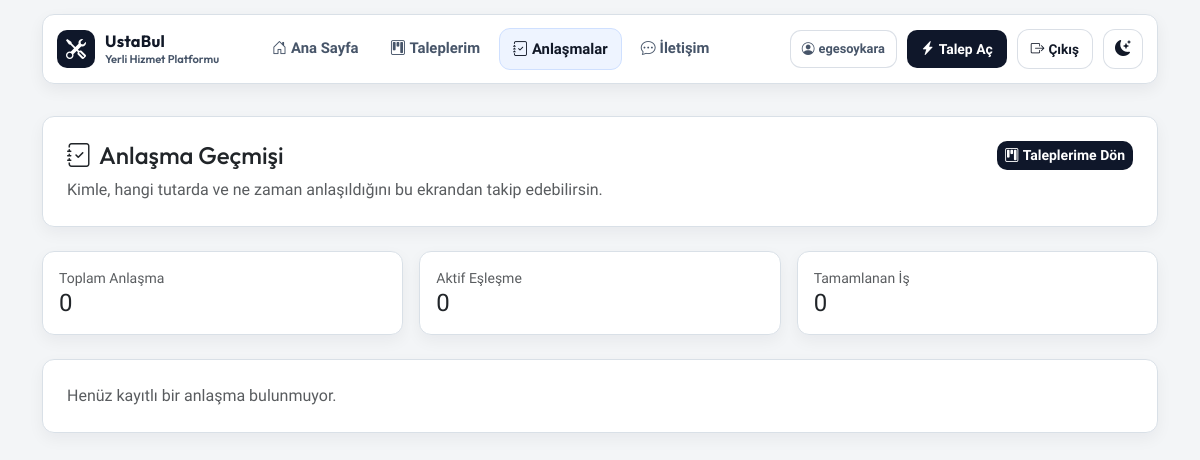
The page /anlasmalar/ (signed in) on the database as committed earlier.
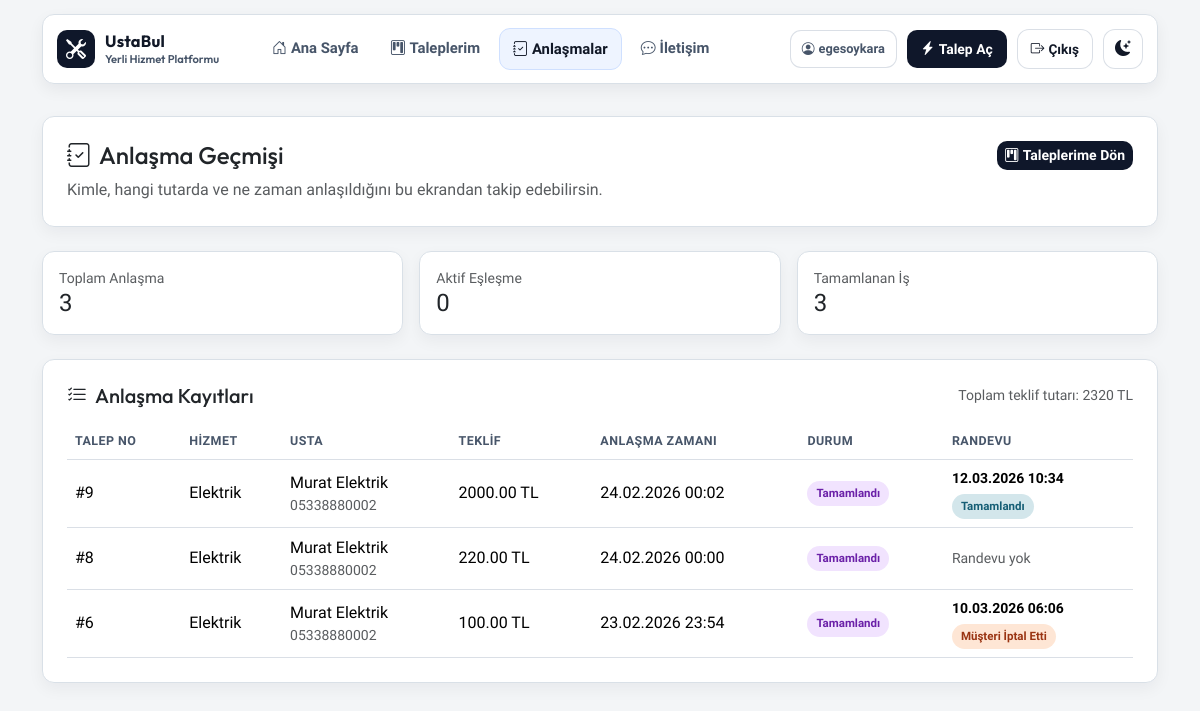
The same page on the database as committed later.
### Myapp/models.py (models this page shows, shortened)
class ServiceRequest(models.Model):
    STATUS_CHOICES = (
        ("new", "Yeni"),
        ("pending_provider", "Usta Onayı Bekleniyor"),
        ("pending_customer", "Müşteri Seçimi Bekleniyor"),
        ("matched", "Eşleştirildi"),
        ("completed", "Tamamlandı"),
        ("cancelled", "İptal Edildi"),
    )
    customer_name = models.CharField(max_length=120)
    customer_phone = models.CharField(max_length=20)
    city = models.CharField(max_length=80)
    district = models.CharField(max_length=80)
    service_type = models.ForeignKey(ServiceType, on_delete=models.PROTECT, related_name="requests")
    details = models.TextField()
    matched_provider = models.ForeignKey(
        Provider,
        on_delete=models.SET_NULL,
        null=True,
        blank=True,
        related_name="service_requests",
    )
    matched_offer = models.ForeignKey(
        "ProviderOffer",
        on_delete=models.SET_NULL,
        null=True,
        blank=True,
        related_name="matched_requests",
    )
    matched_at = models.DateTimeField(null=True, blank=True)
    customer = models.ForeignKey(
        User,
        on_delete=models.SET_NULL,
        null=True,
        blank=True,
        related_name="service_requests",
    )
    status = models.CharField(max_length=20, choices=STATUS_CHOICES, default="new")
    created_at = models.DateTimeField(auto_now_add=True)
    class Meta:
        ordering = ["-created_at"]

class ServiceType(models.Model):
    name = models.CharField(max_length=80, unique=True)
    slug = models.SlugField(unique=True)
    class Meta:
        ordering = ["name"]

class Provider(models.Model):
    user = models.OneToOneField(
        User,
        on_delete=models.SET_NULL,
        null=True,
        blank=True,
        related_name="provider_profile",
    )
    full_name = models.CharField(max_length=120)
    service_types = models.ManyToManyField(ServiceType, related_name="providers", blank=True)
    city = models.CharField(max_length=80)
    district = models.CharField(max_length=80)
    phone = models.CharField(max_length=20)
    latitude = models.DecimalField(max_digits=9, decimal_places=6, null=True, blank=True)
    longitude = models.DecimalField(max_digits=9, decimal_places=6, null=True, blank=True)
    rating = models.DecimalField(max_digits=2, decimal_places=1, default=5.0)
    is_available = models.BooleanField(default=True)
    description = models.TextField(blank=True)
    created_at = models.DateTimeField(auto_now_add=True)
    class Meta:
        ordering = ["-is_available", "-rating", "full_name"]

class ProviderOffer(models.Model):
    STATUS_CHOICES = (
        ("pending", "Beklemede"),
        ("accepted", "Kabul"),
        ("rejected", "Red"),
        ("expired", "Süre Doldu"),
        ("failed", "Gönderim Başarısız"),
    )
    service_request = models.ForeignKey(ServiceRequest, on_delete=models.CASCADE, related_name="provider_offers")
    provider = models.ForeignKey(Provider, on_delete=models.CASCADE, related_name="offers")
    token = models.CharField(max_length=24, unique=True)
    sequence = models.PositiveIntegerField(default=1)
    status = models.CharField(max_length=20, choices=STATUS_CHOICES, default="pending")
    quote_amount = models.DecimalField(max_digits=10, decimal_places=2, null=True, blank=True)
    quote_note = models.CharField(max_length=240, blank=True)
    last_delivery_detail = models.CharField(max_length=120, blank=True)
    sent_at = models.DateTimeField(default=timezone.now)
    expires_at = models.DateTimeField(null=True, blank=True)
    reminder_sent_at = models.DateTimeField(null=True, blank=True)
    responded_at = models.DateTimeField(null=True, blank=True)
    created_at = models.DateTimeField(auto_now_add=True)
    class Meta:
        ordering = ["service_request_id", "sequence"]
        unique_together = ("service_request", "provider")

class ServiceAppointment(models.Model):
    STATUS_CHOICES = (
        ("pending", "Usta Onayı Bekleniyor"),
        ("pending_customer", "Müşteri Onayı Bekleniyor"),
        ("confirmed", "Onaylandı"),
        ("rejected", "Reddedildi"),
        ("cancelled", "Müşteri İptal Etti"),
        ("completed", "Tamamlandı"),
    )
    service_request = models.OneToOneField(
        ServiceRequest,
        on_delete=models.CASCADE,
        related_name="appointment",
    )
    customer = models.ForeignKey(
        User,
        on_delete=models.SET_NULL,
        null=True,
        blank=True,
        related_name="appointments",
    )
    provider = models.ForeignKey(
        Provider,
        on_delete=models.CASCADE,
        related_name="appointments",
    )
    scheduled_for = models.DateTimeField()
    customer_note = models.TextField(blank=True)
    provider_note = models.TextField(blank=True)
    status = models.CharField(max_length=20, choices=STATUS_CHOICES, default="pending")
    created_at = models.DateTimeField(auto_now_add=True)
    updated_at = models.DateTimeField(auto_now=True)
    class Meta:
        ordering = ["scheduled_for"]

### Myapp/views.py (the view)
# urls.py: path('anlasmalar/', views.agreement_history, name='agreement_history'),
@login_required
def agreement_history(request):
    provider = get_provider_for_user(request.user)
    if provider:
        agreements_qs = (
            ServiceRequest.objects.filter(
                matched_provider=provider,
                matched_offer__isnull=False,
            )
            .select_related(
                "service_type",
                "customer",
                "matched_provider",
                "matched_offer",
                "matched_offer__provider",
            )
            .order_by("-matched_at", "-created_at")
        )
    else:
        agreements_qs = (
            request.user.service_requests.filter(matched_offer__isnull=False)
            .select_related(
                "service_type",
                "customer",
                "matched_provider",
                "matched_offer",
                "matched_offer__provider",
            )
            .order_by("-matched_at", "-created_at")
        )
    agreements = list(agreements_qs)
    appointment_map = {
        appointment.service_request_id: appointment
        for appointment in ServiceAppointment.objects.filter(service_request_id__in=[item.id for item in agreements])
    }
    for item in agreements:
        item.appointment_entry = appointment_map.get(item.id)
    summary = agreements_qs.aggregate(
        total_count=Count("id"),
        completed_count=Count("id", filter=Q(status="completed")),
        matched_count=Count("id", filter=Q(status="matched")),
        total_quote=Sum("matched_offer__quote_amount"),
    )
    return render(
        request,
        "Myapp/agreement_history.html",
        {
            "agreements": agreements,
            "is_provider_user": bool(provider),
            "summary_total_count": summary.get("total_count", 0) or 0,
            "summary_completed_count": summary.get("completed_count", 0) or 0,
            "summary_matched_count": summary.get("matched_count", 0) or 0,
            "summary_total_quote": summary.get("total_quote"),
        },
    )

### Myapp/views.py (called while the page is built)
def get_provider_for_user(user):
    if not user.is_authenticated:
        return None
    return Provider.objects.filter(user=user).first()

### Myapp/templates/Myapp/agreement_history.html
{% extends "base.html" %}
{% block content %}
<section class="card panel-card shadow-sm reveal-up mb-4">
  <div class="card-body p-4">
    <div class="d-flex align-items-center justify-content-between flex-wrap gap-2">
      <h1 class="h4 mb-0"><i class="bi bi-journal-check me-2"></i>Anlaşma Geçmişi</h1>
      {% if is_provider_user %}
        <a class="btn btn-sm btn-main" href="{% url 'provider_requests' %}">
          <i class="bi bi-briefcase me-1"></i>Usta Paneline Dön
        </a>
      {% else %}
        <a class="btn btn-sm btn-main" href="{% url 'my_requests' %}">
          <i class="bi bi-kanban me-1"></i>Taleplerime Dön
        </a>
      {% endif %}
    </div>
    <p class="text-muted mt-2 mb-0">
      Kimle, hangi tutarda ve ne zaman anlaşıldığını bu ekrandan takip edebilirsin.
    </p>
  </div>
</section>
<section class="row g-3 mb-4">
  <div class="col-12 col-md-4">
    <div class="card panel-card shadow-sm h-100">
      <div class="card-body p-3">
        <div class="small text-muted">Toplam Anlaşma</div>
        <div class="h4 mb-0">{{ summary_total_count }}</div>
      </div>
    </div>
  </div>
  <div class="col-12 col-md-4">
    <div class="card panel-card shadow-sm h-100">
      <div class="card-body p-3">
        <div class="small text-muted">Aktif Eşleşme</div>
        <div class="h4 mb-0">{{ summary_matched_count }}</div>
      </div>
    </div>
  </div>
  <div class="col-12 col-md-4">
    <div class="card panel-card shadow-sm h-100">
      <div class="card-body p-3">
        <div class="small text-muted">Tamamlanan İş</div>
        <div class="h4 mb-0">{{ summary_completed_count }}</div>
      </div>
    </div>
  </div>
</section>
<section class="card panel-card shadow-sm reveal-up">
  <div class="card-body p-4">
    {% if agreements %}
      <div class="d-flex justify-content-between align-items-center flex-wrap gap-2 mb-3">
        <h2 class="h5 mb-0"><i class="bi bi-list-check me-2"></i>Anlaşma Kayıtları</h2>
        <span class="small text-muted">
          Toplam teklif tutarı:
          {% if summary_total_quote %}{{ summary_total_quote }} TL{% else %}-{% endif %}
        </span>
      </div>
      <div class="table-responsive">
        <table class="table request-table align-middle mb-0">
          <thead>
            <tr>
              <th>Talep No</th>
              <th>Hizmet</th>
              {% if is_provider_user %}
                <th>Müşteri</th>
              {% else %}
                <th>Usta</th>
              {% endif %}
              <th>Teklif</th>
              <th>Anlaşma Zamanı</th>
              <th>Durum</th>
              <th>Randevu</th>
            </tr>
          </thead>
          <tbody>
            {% for item in agreements %}
              <tr>
                <td>#{{ item.id }}</td>
                <td>{{ item.service_type.name }}</td>
                {% if is_provider_user %}
                  <td>
                    {{ item.customer_name }}
                    <div class="small text-muted">{{ item.customer_phone }}</div>
                  </td>
                {% else %}
                  <td>
                    {% if item.matched_provider %}
                      {{ item.matched_provider.full_name }}
                      <div class="small text-muted">{{ item.matched_provider.phone }}</div>
                    {% else %}
                      <span class="small text-muted">-</span>
                    {% endif %}
                  </td>
                {% endif %}
                <td>
                  {% if item.matched_offer and item.matched_offer.quote_amount %}
                    {{ item.matched_offer.quote_amount }} TL
                  {% else %}
                    <span class="small text-muted">Belirtilmedi</span>
                  {% endif %}
                </td>
                <td>
                  {% if item.matched_at %}
                    {{ item.matched_at|date:"d.m.Y H:i" }}
                  {% else %}
                    <span class="small text-muted">-</span>
                  {% endif %}
                </td>
                <td><span class="status-pill status-{{ item.status }}">{{ item.get_status_display }}</span></td>
                <td>
                  {% if item.appointment_entry %}
                    <div class="small fw-semibold">{{ item.appointment_entry.scheduled_for|date:"d.m.Y H:i" }}</div>
                    <span class="status-pill appointment-status appointment-{{ item.appointment_entry.status }}">
                      {{ item.appointment_entry.get_status_display }}
                    </span>
                  {% else %}
                    <span class="small text-muted">Randevu yok</span>
                  {% endif %}
                </td>
              </tr>
            {% endfor %}
          </tbody>
        </table>
      </div>
    {% else %}
      <p class="mb-0 text-muted">Henüz kayıtlı bir anlaşma bulunmuyor.</p>
    {% endif %}
  </div>
</section>
{% endblock %}

### templates/base.html (shortened to what this page needs)
{% load static %}
<!doctype html>
<html lang="tr" data-theme="light">
<head>
  <link href="https://cdn.jsdelivr.net/npm/bootstrap@5.3.8/dist/css/bootstrap.min.css" rel="stylesheet">
  <link rel="stylesheet" href="https://cdn.jsdelivr.net/npm/bootstrap-icons@1.11.3/font/bootstrap-icons.min.css">
  <link rel="stylesheet" href="{% static 'css/style.css' %}?v=20260223-1">
</head>
<body>
<header class="site-header fixed-top">
  <div class="container">
    <nav class="navbar navbar-expand-lg site-nav">
      <a class="navbar-brand site-brand" href="{% url 'index' %}">
        <span class="site-brand-mark"><i class="bi bi-tools"></i></span>
        <span class="site-brand-copy">
          <strong>UstaBul</strong>
          <small>Yerli Hizmet Platformu</small>
        </span>
      </a>
      <div class="collapse navbar-collapse" id="siteNav">
        <div class="navbar-nav nav-links ms-lg-4">
          <a class="nav-link {% if request.path == '/' %}active{% endif %}" href="{% url 'index' %}"><i class="bi bi-house-door me-1"></i>Ana Sayfa</a>
          {% if request.user.is_authenticated and request.session.role == "provider" %}
            <a class="nav-link {% if request.path == '/usta/talepler/' %}active{% endif %}" href="{% url 'provider_requests' %}"><i class="bi bi-briefcase me-1"></i>Usta Paneli</a>
            <a class="nav-link {% if request.path == '/anlasmalar/' %}active{% endif %}" href="{% url 'agreement_history' %}"><i class="bi bi-journal-check me-1"></i>Anlaşmalar</a>
            <a class="nav-link {% if request.path == '/usta/paketler/' %}active{% endif %}" href="{% url 'provider_packages' %}"><i class="bi bi-wallet2 me-1"></i>Kredi Paketleri</a>
            <a class="nav-link {% if request.path == '/usta/profil/' %}active{% endif %}" href="{% url 'provider_profile' %}"><i class="bi bi-person-vcard me-1"></i>Usta Profili</a>
          {% elif request.user.is_authenticated %}
            <a class="nav-link {% if request.path == '/taleplerim/' %}active{% endif %}" href="{% url 'my_requests' %}"><i class="bi bi-kanban me-1"></i>Taleplerim</a>
            <a class="nav-link {% if request.path == '/anlasmalar/' %}active{% endif %}" href="{% url 'agreement_history' %}"><i class="bi bi-journal-check me-1"></i>Anlaşmalar</a>
          {% endif %}
          <a class="nav-link {% if request.path == '/contact/' %}active{% endif %}" href="{% url 'contact' %}"><i class="bi bi-chat-dots me-1"></i>İletişim</a>
        </div>
        <div class="nav-tools ms-lg-auto">
          {% if request.user.is_authenticated %}
            <span class="user-chip d-none d-md-inline-flex"><i class="bi bi-person-circle me-1"></i>{{ request.user.username }}</span>
            {% if request.session.role == "provider" %}
              <a class="btn nav-cta-btn d-none d-md-inline-flex" href="{% url 'provider_requests' %}">
                <i class="bi bi-briefcase-fill me-1"></i>Usta Paneli
              </a>
            {% else %}
              <a class="btn nav-cta-btn d-none d-md-inline-flex" href="{% url 'index' %}#talep-form">
                <i class="bi bi-lightning-charge-fill me-1"></i>Talep Aç
              </a>
            {% endif %}
            <form method="post" action="{% url 'logout' %}" class="logout-form">
              <button type="submit" class="btn nav-ghost-btn"><i class="bi bi-box-arrow-right me-1"></i>Çıkış</button>
            </form>
          {% endif %}
          <button type="button" class="theme-toggle-btn" id="theme-toggle-btn" aria-label="Temayı değiştir">
          </button>
        </div>
      </div>
    </nav>
  </div>
</header>
<main class="container site-main">
  {% block content %}{% endblock %}
</main>
</body>
</html>

Rows that differ between the two databases and show on the page:
added ServiceRequest: id "9", service_type.name "Elektrik", matched_provider.full_name "Murat Elektrik", matched_provider.phone "05338880002", matched_offer.quote_amount "2000.00", matched_at "24.02.2026 00:02", status "Tamamlandı", appointment_entry.scheduled_for "12.03.2026 10:34", appointment_entry.status "Tamamlandı"
added ServiceRequest: id "8", service_type.name "Elektrik", matched_provider.full_name "Murat Elektrik", matched_provider.phone "05338880002", matched_offer.quote_amount "220.00", matched_at "24.02.2026 00:00", status "Tamamlandı", shows "Randevu yok"
added ServiceRequest: id "6", service_type.name "Elektrik", matched_provider.full_name "Murat Elektrik", matched_provider.phone "05338880002", matched_offer.quote_amount "100.00", matched_at "23.02.2026 23:54", status "Tamamlandı", appointment_entry.scheduled_for "10.03.2026 06:06", appointment_entry.status "Müşteri İptal Etti"
Other text that changed with them:
{{ summary_total_count }}: "0" → "3"
{{ summary_completed_count }}: "0" → "3"
{{ summary_total_quote }}: (not shown) → "2320"
text no longer shown: "Henüz kayıtlı bir anlaşma bulunmuyor."
text now shown: "Anlaşma Kayıtları Toplam teklif tutarı: TL TALEP NO HIZMET USTA TEKLIF ANLAŞMA ZAMANI DURUM RANDEVU"
